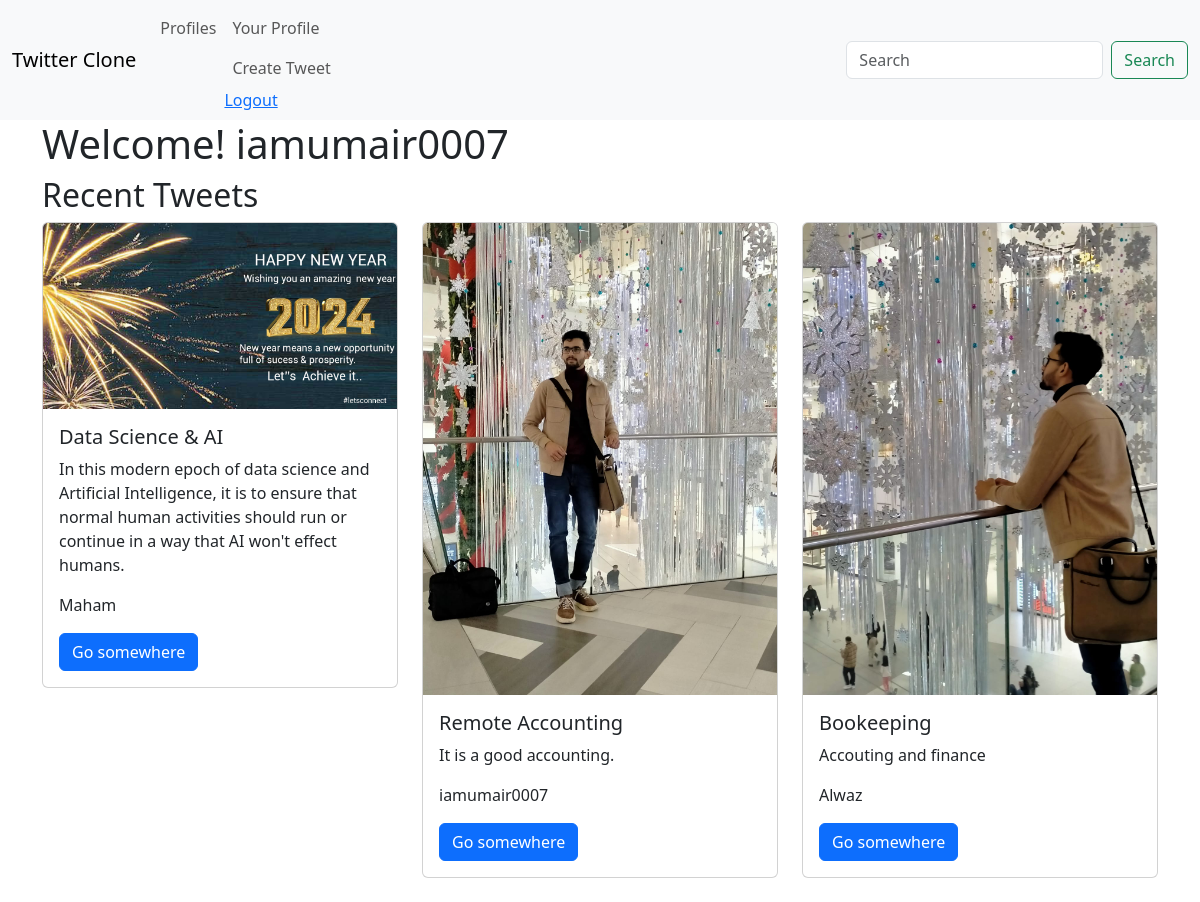
Page / (signed in) on the committed database.
### twitter/models.py (models this page shows, shortened)
class AuthUser(AbstractBaseUser,PermissionsMixin):
    id = models.AutoField(primary_key=True)
    email = models.EmailField(max_length=255,unique=True)
    username = models.CharField(max_length=255)
    is_active = models.BooleanField(default=True)
    is_staff = models.BooleanField(default=False)
    USERNAME_FIELD = "email"
    REQUIRED_FIELDS = ["username"]
    objects = UserManager()

class Tweet(models.Model):
    title = models.TextField(max_length=200)
    tweet = models.TextField(max_length=2000)
    user = models.ForeignKey(AuthUser, on_delete=models.CASCADE)
    date_created = models.DateTimeField(auto_now_add=True)
    date_modified = models.DateTimeField(auto_now=True)
    image = models.ImageField(upload_to='tweets/images/', blank=True, null=True)

### twitter/views.py (the view)
# urls.py: path('', views.home, name='home'),
def home(request):
    tweets = Tweet.objects.all().order_by('-date_created')
    return render(request, 'home.html', {"tweets": tweets})

### twitter/templates/home.html (shortened to what this page needs)
{% extends 'base.html' %}
{% block content %}
    <h1>Welcome! {{ user.username }}</h1>
    <div class="tweets">
        {% if tweets %}
            <h2>Recent Tweets</h2>
            <div class="row">
                {% for tweet in tweets %}
                    <div class="col-md-4 mb-4">
                        <div class="card" style="width: 100%;">
                            {% if tweet.image %}
                                <img src="{{ tweet.image.url }}" class="card-img-top" alt="Tweet image">
                            {% endif %}
                            <div class="card-body">
                                <h5 class="card-title">{{ tweet.title }}</h5>
                                <p class="card-text">{{ tweet.tweet }}</p>
                                <p class="card-text">{{ tweet.user.username }}</p>
                                <a href="#" class="btn btn-primary">Go somewhere</a>
                            </div>
                        </div>
                    </div>
                {% endfor %}
            </div>
        {% else %}
            <p>No tweets to display.</p>
        {% endif %}
    </div>
{% endblock %}

### rows in the picture
AuthUser: username "iamumair0007"
Tweet: image (picture), title "Data Science & AI", tweet "In this modern epoch of data science and Artificial Intelligence, it is to ensure that normal human activities should run or continue in a way that AI won't effect humans.", user.username "Maham"
Tweet: image (picture), title "Remote Accounting", tweet "It is a good accounting.", user.username "iamumair0007"
Tweet: image (picture), title "Bookeeping", tweet "Accouting and finance", user.username "Alwaz"
